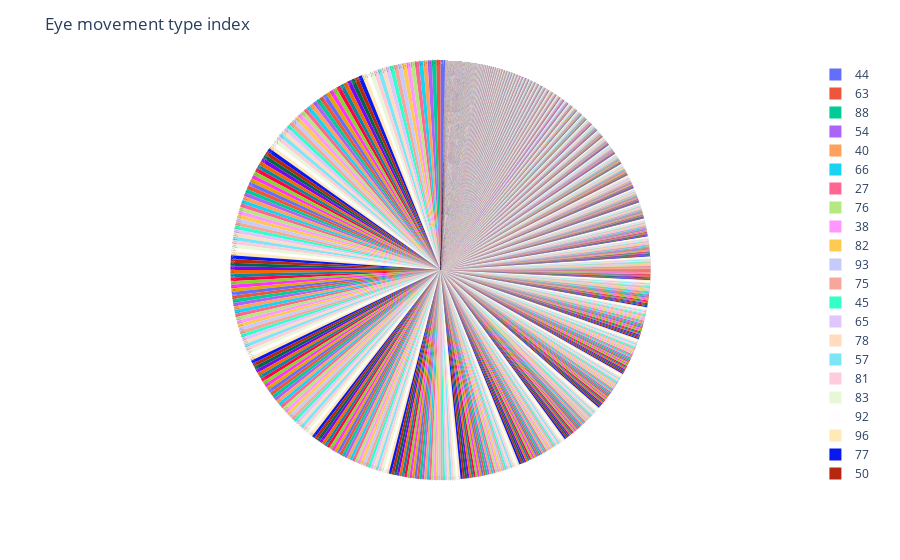

The notebook cell this image was saved under:
### Code cell
import plotly.express as px
fig = px.pie(concatenated_df['Eye movement type index'].value_counts().reset_index(), values='Eye movement type index', names='index')
fig.update_traces(textposition='inside', textinfo='percent+label')
fig.update_layout(
    title_text="Eye movement type index")
fig.show()

### Figure 1 — Plotly figure (JSON) as saved in the notebook; plotly's stock layout.template omitted (floating-point values rounded to 4 significant figures; data arrays with more than 128 entries replaced by an {"elided": "..."} marker saying what was removed)
{"data": [{"domain": {"x": [0, 1], "y": [0, 1]}, "hovertemplate": "index=%{label}<br>Eye movement type index=%{value}<extra></extra>", "labels": {"elided": "5126 int values"}, "legendgroup": "", "name": "", "showlegend": true, "textinfo": "percent+label", "textposition": "inside", "type": "pie", "values": {"elided": "5126 int values"}}], "layout": {"legend": {"tracegroupgap": 0}, "margin": {"t": 60}, "title": {"text": "Eye movement type index"}}}
